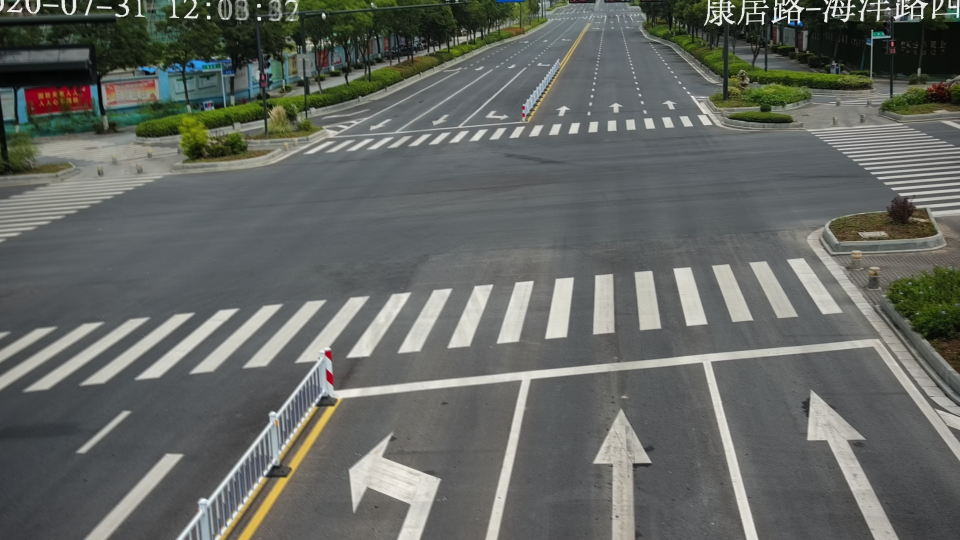
#> input picture west_1.jpg, 1920 x 1080 px, found by its file name (shown at 1/2 size)
$ python Mask_for_road.py
#> lines starting #> are read from the running program, lines starting #| are printed output that depends on the picture; after the words box and inside, x2 and y2 are one past the last pixel; in counts of white or black regions, pixels touching at a corner belong together
import cv2
import numpy as np


image = cv2.imread('../resources/dataset/BirdView/005---lanzhou/west_1.jpg')
#> image is the input picture: shape (1080, 1920, 3); mean B, G, R 98.6, 103.1, 99.9
cv2.imshow("image", cv2.resize(image, (800, 450)))
hsv = cv2.cvtColor(image, cv2.COLOR_BGR2HLS)
#> hsv: shape (1080, 1920, 3); mean of channels 0, 1, 2 67.1, 100.2, 21.2
# set lower and upper color limits
low_val = (0,100,6)
high_val = (170,255,255)
# Threshold the HSV image
mask = cv2.inRange(hsv, low_val,high_val)
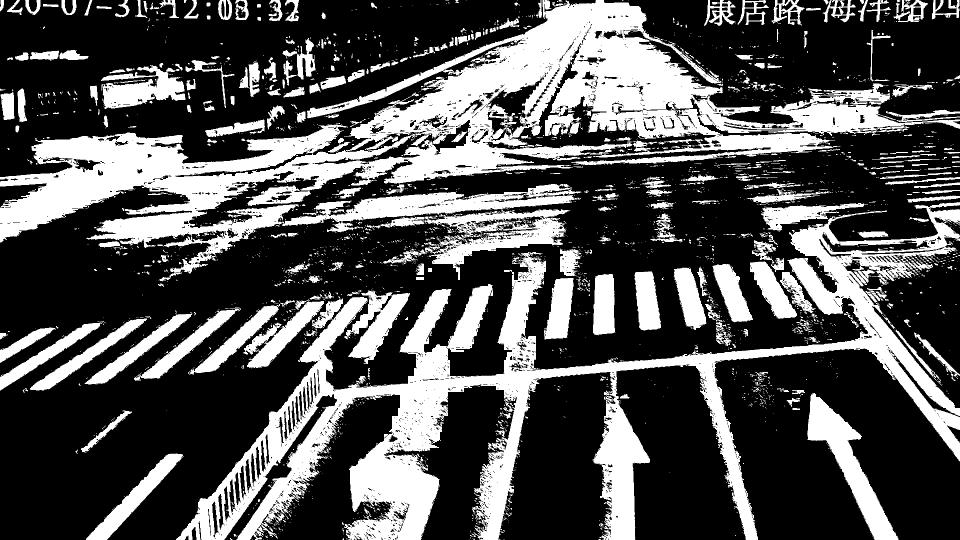
#> mask: shape (1080, 1920) (shown at 1/2 size); 32.2% white; 2915 white regions (2497 under 20 px), largest, box (x1, y1, x2, y2) and area: (0, 0, 1920, 563) 277535, (352, 404, 1920, 1080) 204343, (1614, 786, 1798, 1080) 14573

# remove noise
mask = cv2.morphologyEx(mask, cv2.MORPH_OPEN, kernel=np.ones((8,8),dtype=np.uint8))
#> mask: shape (1080, 1920); 24.4% white; 217 white regions, largest, box (x1, y1, x2, y2) and area: (669, 450, 1920, 1080) 85159, (703, 0, 1435, 277) 74856, (0, 253, 772, 485) 69696

# close mask
mask = cv2.morphologyEx(mask, cv2.MORPH_CLOSE, kernel=np.ones((20,20),dtype=np.uint8))
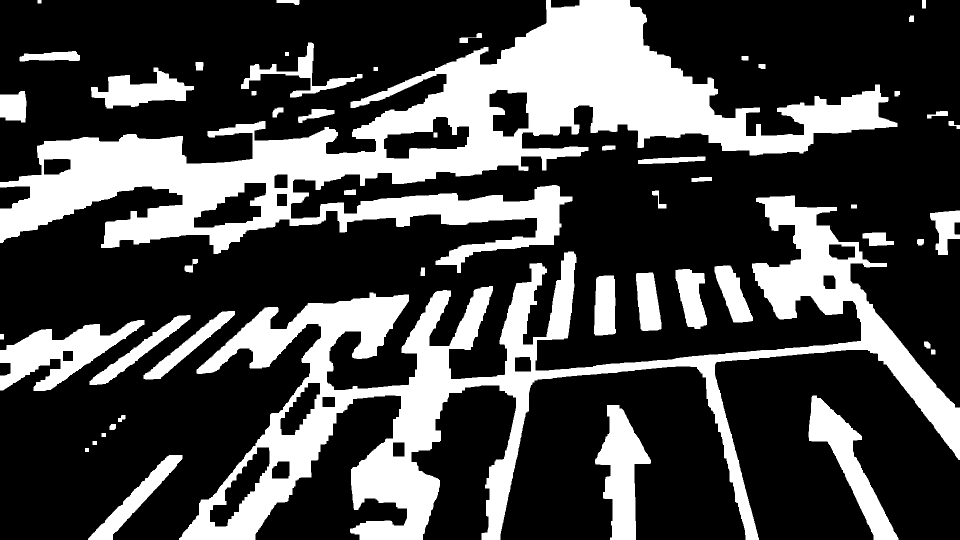
#> mask: shape (1080, 1920) (shown at 1/2 size); 28.6% white; 52 white regions
#cv2.imshow("Image0", cv2.resize(mask, (800, 450)))
# improve mask by drawing the convexhull
contours, hierarchy = cv2.findContours(mask, cv2.RETR_EXTERNAL, cv2.CHAIN_APPROX_SIMPLE)
#> contours = 51 contours; largest, box (x1, y1, x2, y2) and area: (0, 0, 1795, 546) 287788, (358, 391, 1920, 1080) 219912, (0, 640, 289, 782) 17252, (1190, 810, 1302, 1080) 14972, (1617, 791, 1797, 1080) 14032
for cnt in contours:
    hull = cv2.convexHull(cnt)
    cv2.drawContours(mask,[hull],0,(255), -1)
#> this loop made 51 passes
#> (cnt, hull) on passes 2, 3, 4, 11, 24, 39: ([[170, 896], [170, 903], [177, 903], [177, 896]], [[177, 896], [177, 903], [170, 903], [170, 896]]), ([[185, 882], [185, 889], [193, 889], [193, 882]], [[193, 882], [193, 889], [185, 889], [185, 882]]), ([[203, 866], [203, 873], [211, 873], [211, 866]], [[211, 866], [211, 873], [203, 873], [203, 866]]), ([[0, 668], [0, 678], [7, 678], [7, 668]], [[7, 668], [7, 678], [0, 678], [0, 668]]), ([[1702, 409], [1702, 416], [1713, 416], [1713, 409]], [[1713, 409], [1713, 416], [1702, 416], [1702, 409]]), ([[747, 134], [747, 141], [755, 141], [755, 134]], [[755, 134], [755, 141], [747, 141], [747, 134]])
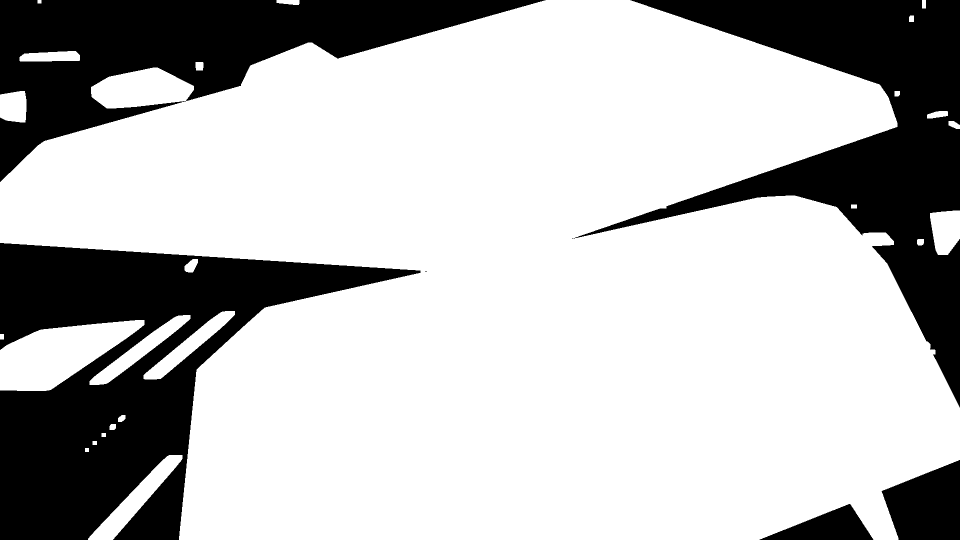
#> mask: shape (1080, 1920) (shown at 1/2 size); 72.9% white; 7 black regions (2 under 20 px), largest, box (x1, y1, x2, y2) and area: (0, 486, 841, 1080) 215299, (1147, 0, 1920, 815) 174423, (0, 0, 1091, 364) 145558, (1763, 920, 1920, 1080) 18510, (1519, 1008, 1747, 1080) 8346
# erode mask a bit to migitate mask bleed of convexhull
mask = cv2.morphologyEx(mask, cv2.MORPH_ERODE, kernel=np.ones((1,1),dtype=np.uint8))
cv2.imshow("Image", cv2.resize(mask, (800, 450)))
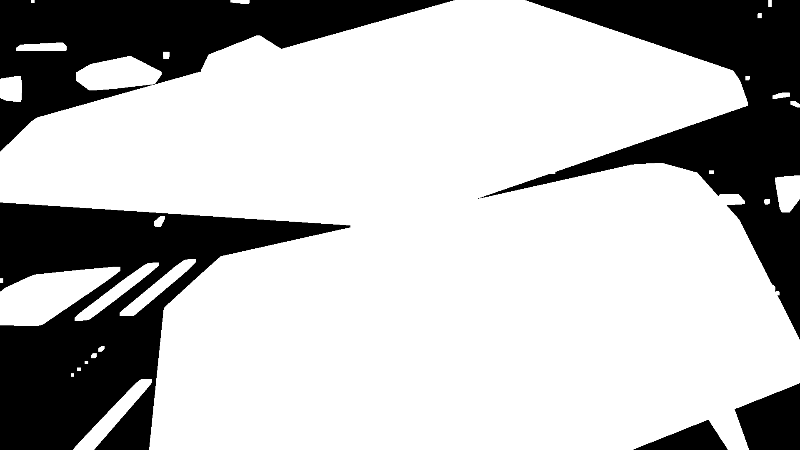
#> window 'Image': shape (450, 800); min 0, max 255, mean 185.9
# remove this line, used to show intermediate result of masked road
road = cv2.bitwise_and(image, image,mask=mask)
cv2.imshow("road", cv2.resize(road, (800, 450)))
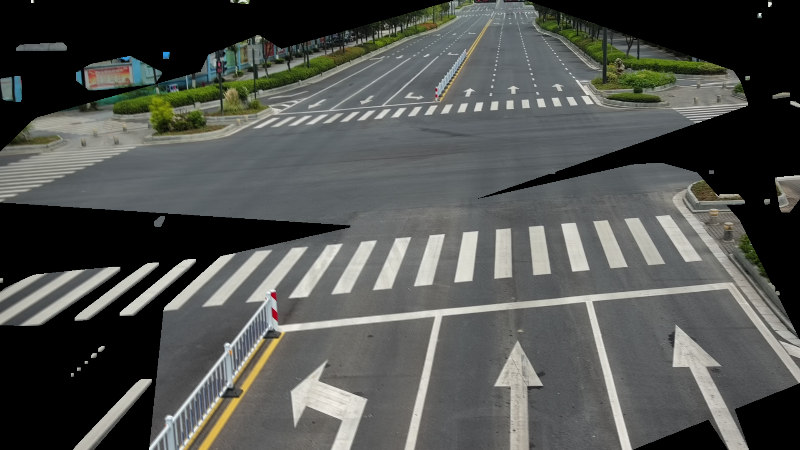
#> window 'road': shape (450, 800, 3); mean B, G, R 79.5, 82.6, 80.7
# apply mask to hsv image
road_hsv = cv2.bitwise_and(hsv, hsv,mask=mask)
#> road_hsv: shape (1080, 1920, 3); mean of channels 0, 1, 2 46.9, 80.6, 12.2
# set lower and upper color limits
low_val = (0,141,6)
high_val = (170,255,255)
# Threshold the HSV image
mask2 = cv2.inRange(road_hsv, low_val,high_val)
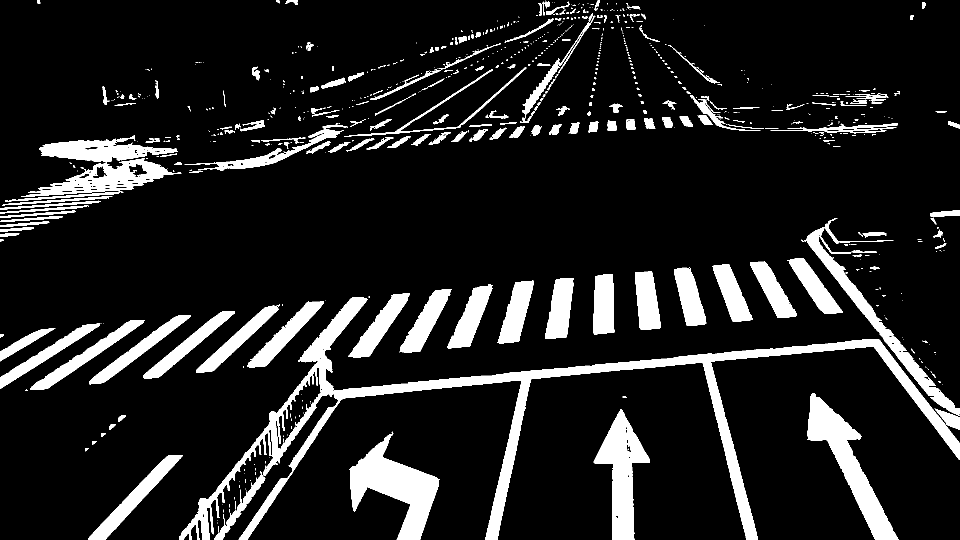
#> mask2: shape (1080, 1920) (shown at 1/2 size); 12.4% white; 764 white regions (529 under 20 px), largest, box (x1, y1, x2, y2) and area: (358, 594, 1920, 1080) 57588, (698, 863, 879, 1080) 16190, (1615, 786, 1797, 1080) 14317
# apply mask to original image
result = cv2.bitwise_and(image, image,mask=mask2)
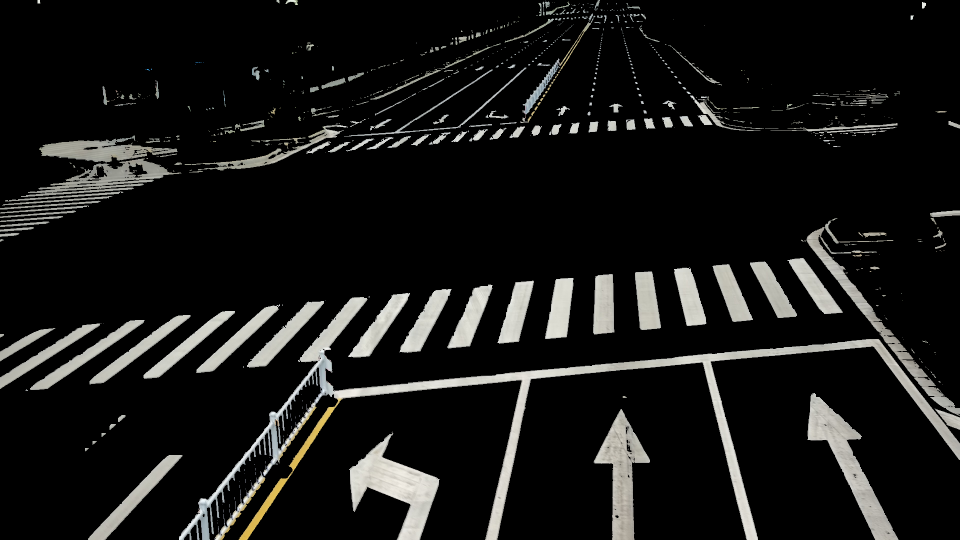
#> result: shape (1080, 1920, 3) (shown at 1/2 size); mean B, G, R 22.3, 23.4, 23.5

# [5 lines of commented-out code are left out]


cv2.waitKey(0)
cv2.destroyAllWindows()

$ run again, with east_1.jpg copied over west_1.jpg
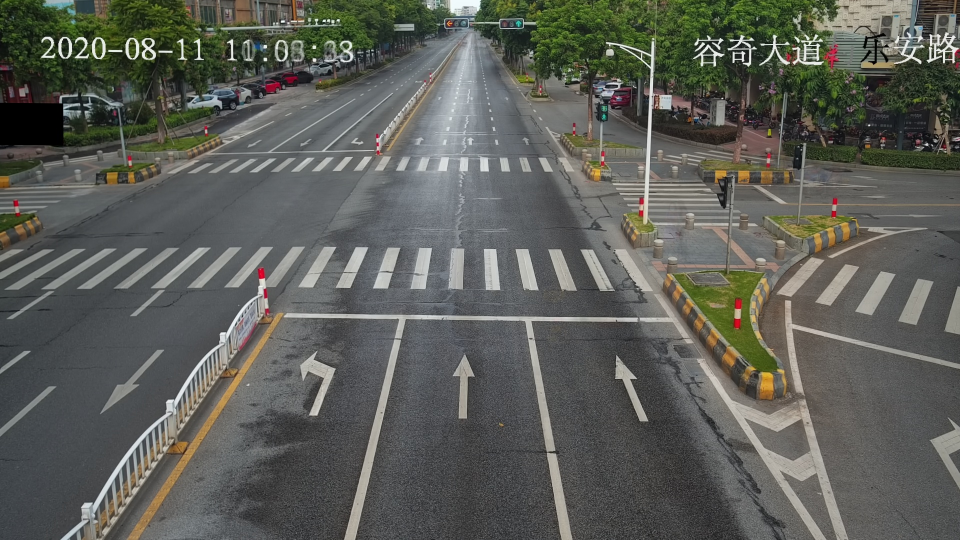
#> input picture east_1.jpg, 1920 x 1080 px, found by its file name (shown at 1/2 size)
#> image is the input picture: shape (1080, 1920, 3); mean B, G, R 87.9, 94, 92.4
#> hsv: shape (1080, 1920, 3); mean of channels 0, 1, 2 60.2, 91.3, 22.4
#> contours = 91 contours; largest, box (x1, y1, x2, y2) and area: (1106, 271, 1920, 1080) 155955, (498, 57, 1058, 585) 130792, (256, 600, 576, 1080) 29377, (1627, 0, 1847, 138) 15017, (1047, 636, 1147, 1080) 7402
#> the loop `for cnt in contours:` made 91 passes
#> (cnt, hull) on passes 16, 18, 20, 21: ([[881, 608], [881, 615], [888, 615], [888, 608]], [[888, 608], [888, 615], [881, 615], [881, 608]]), ([[851, 581], [851, 588], [858, 588], [858, 581]], [[858, 581], [858, 588], [851, 588], [851, 581]]), ([[576, 573], [576, 580], [583, 580], [583, 573]], [[583, 573], [583, 580], [576, 580], [576, 573]]), ([[400, 566], [400, 573], [407, 573], [407, 566]], [[407, 566], [407, 573], [400, 573], [400, 566]])
#> after the loop `for cnt in contours:`:
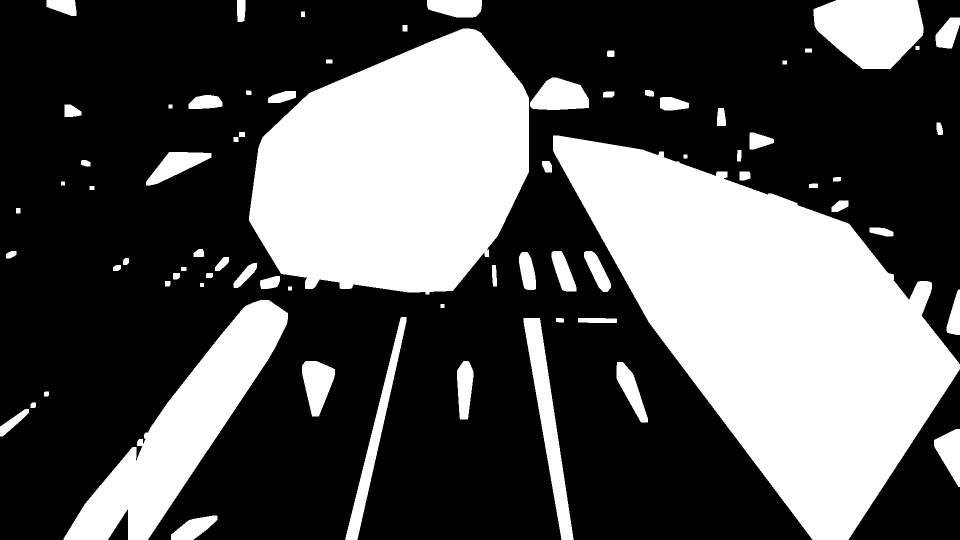
#> mask: shape (1080, 1920) (shown at 1/2 size); 34.3% white; 73 white regions, largest, box (x1, y1, x2, y2) and area: (1106, 271, 1920, 1080) 320558, (498, 57, 1058, 589) 219505, (127, 600, 576, 1080) 67415
#> road_hsv: shape (1080, 1920, 3); mean of channels 0, 1, 2 17, 40.4, 7
#> mask2: shape (1080, 1920); 8% white; 1374 white regions (1073 under 20 px), largest, box (x1, y1, x2, y2) and area: (825, 66, 983, 405) 22843, (1393, 717, 1697, 1080) 18492, (1628, 0, 1846, 111) 9375
#> `result = cv2.bitwise_and(image, image,mask=mask2)`:
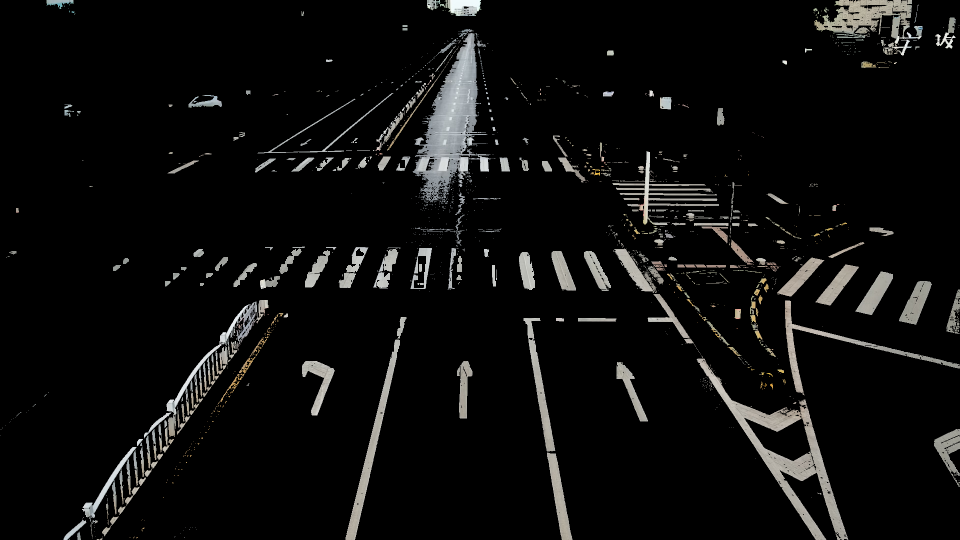
#> result: shape (1080, 1920, 3) (shown at 1/2 size); mean B, G, R 13.2, 13.7, 13.8

$ run again, with north_1.jpg copied over west_1.jpg
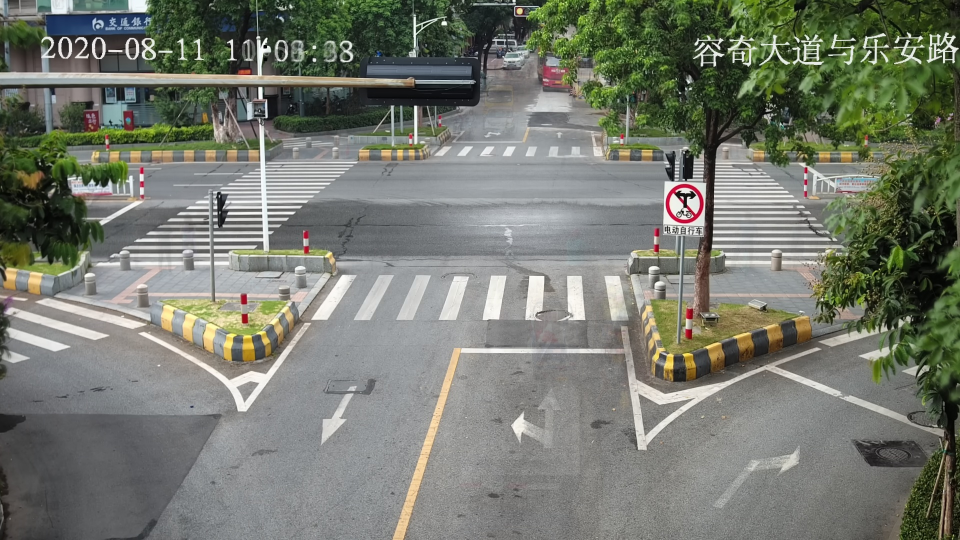
#> input picture north_1.jpg, 1920 x 1080 px, found by its file name (shown at 1/2 size)
#> image is the input picture: shape (1080, 1920, 3); mean B, G, R 110.5, 121.3, 117.4
#> hsv: shape (1080, 1920, 3); mean of channels 0, 1, 2 58.9, 116.3, 33.1
#> `mask = cv2.morphologyEx(mask, cv2.MORPH_CLOSE, kernel=np.ones((20,20),..`:
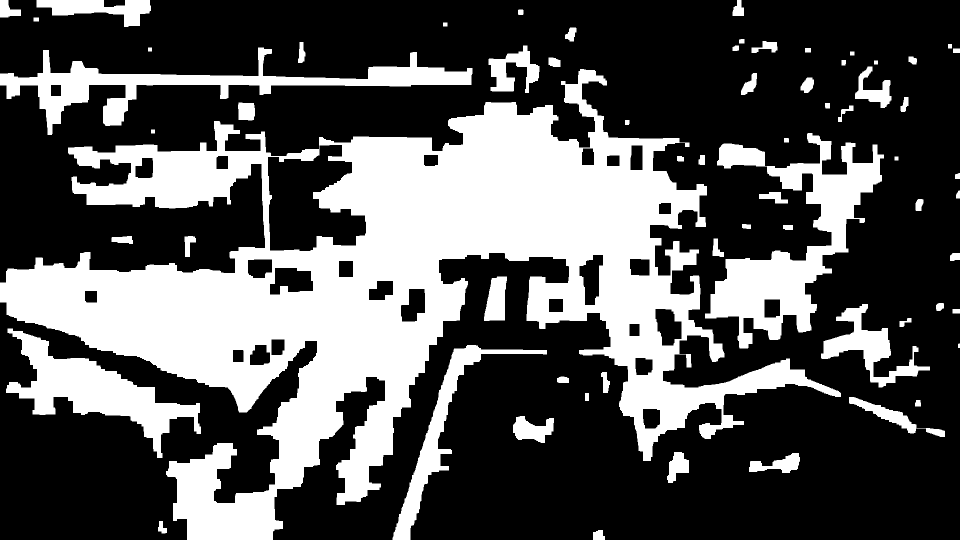
#> mask: shape (1080, 1920) (shown at 1/2 size); 33.6% white; 65 white regions
#> contours = 65 contours; largest, box (x1, y1, x2, y2) and area: (0, 138, 1682, 1080) 563726, (1410, 266, 1768, 697) 50158, (0, 95, 945, 270) 32950, (12, 657, 402, 916) 30134, (785, 690, 1094, 1080) 14361
#> the loop `for cnt in contours:` made 65 passes
#> (cnt, hull) on passes 8, 15, 29, 34: ([[1170, 786], [1170, 801], [1177, 801], [1177, 786]], [[1177, 786], [1177, 801], [1170, 801], [1170, 786]]), ([[1905, 618], [1905, 626], [1919, 626], [1919, 618]], [[1919, 618], [1919, 626], [1905, 626], [1905, 618]]), ([[1789, 313], [1789, 320], [1796, 320], [1796, 313]], [[1796, 313], [1796, 320], [1789, 320], [1789, 313]]), ([[302, 259], [302, 266], [309, 266], [309, 259]], [[309, 259], [309, 266], [302, 266], [302, 259]])
#> road_hsv: shape (1080, 1920, 3); mean of channels 0, 1, 2 41.9, 89.5, 15.7
#> mask2: shape (1080, 1920); 22.6% white; 3614 white regions (3042 under 20 px), largest, box (x1, y1, x2, y2) and area: (184, 224, 1413, 726) 136511, (445, 511, 928, 1080) 83876, (10, 550, 713, 824) 32624
#> `result = cv2.bitwise_and(image, image,mask=mask2)`:
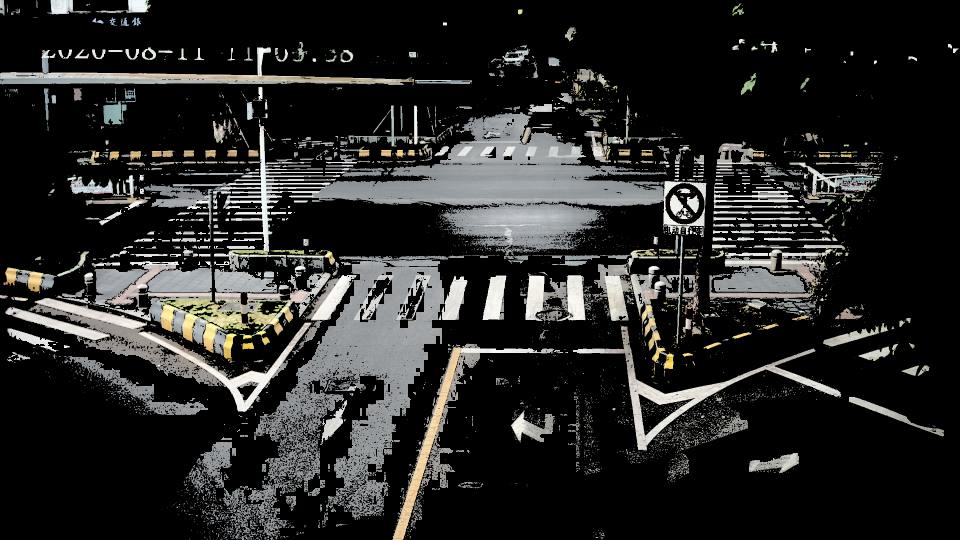
#> result: shape (1080, 1920, 3) (shown at 1/2 size); mean B, G, R 38.6, 39.8, 39.7
